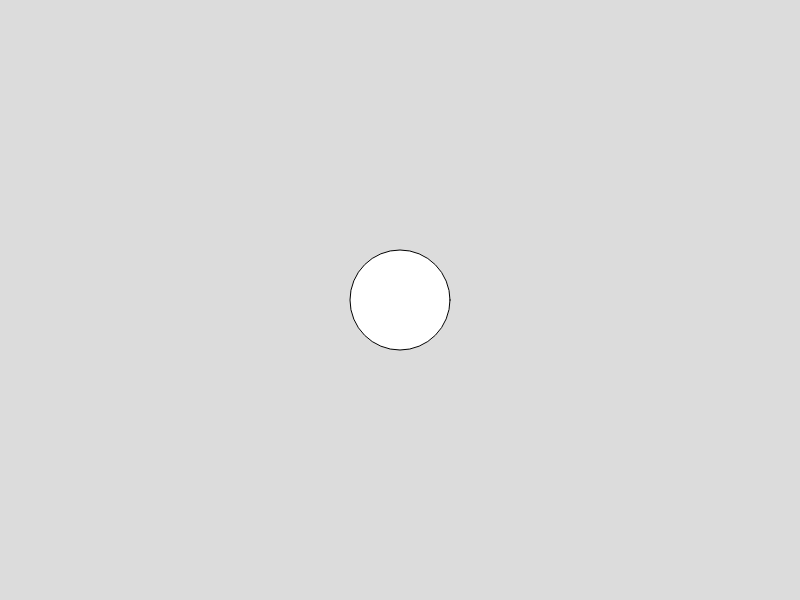
Frame 1 (no input)
Frame 60 (no input): identical to frame 1, image omitted
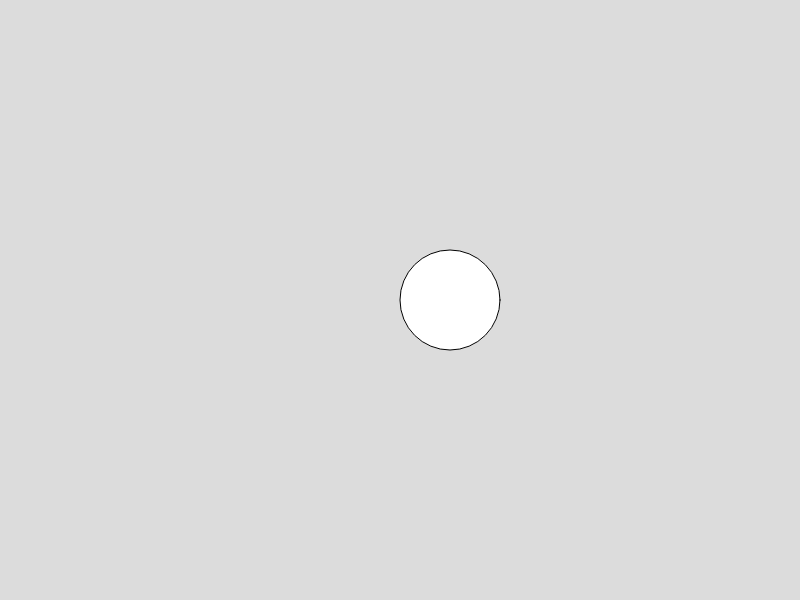
Frame 120 (the mouse pressed at the canvas centre since frame 60)

The p5.js sketch that drew these frames (run headless with seeded random() and noise() and a simulated clock; from frame 60 on, the mouse is pressed at the canvas centre):

// p5.js sketch
// ── sketch.js
function setup() {
    createCanvas(800, 600);
}

function draw() {
    background(220);
    //map takes 5 arguments 
    // 1) an input, 2) input min, 3) input max
    // 4) output min, 5) output max
    let xPos = map(mouseX, 0, width, 400, 500);

    // map mouse movement to limited range of the ellispe
    ellipse(xPos, height/2, 100);
}
